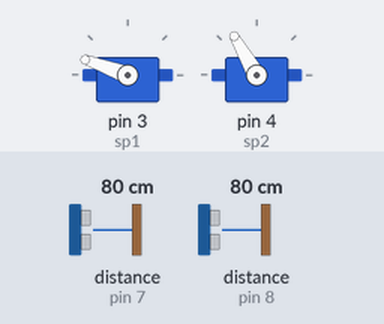
The sketch below on a simulated Arduino Uno, built with avr-gcc and run on an emulated ATmega328P. On the bench: 2 × servo. Wiring (inferred from the names in the program): 2 × ultrasonic range finder: trigger pin 6, echo pin 7 / trigger pin 9, echo pin 8. The test bench sets the inputs (shaded band); at power-on: distance to the obstacle (sensors on pin 7, pin 8) 80 cm. The echo pulse lasts 58.3 µs per cm.

Above: at 1.29 s.
1.3 s: distance to the obstacle (sensor on pin 7) set to 4 cm
At 1.59 s:
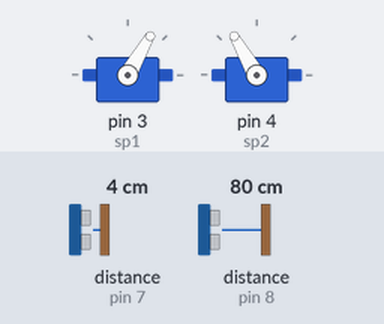
4.3 s: distance to the obstacle (sensor on pin 7) set to 2 cm
At 4.3 s:
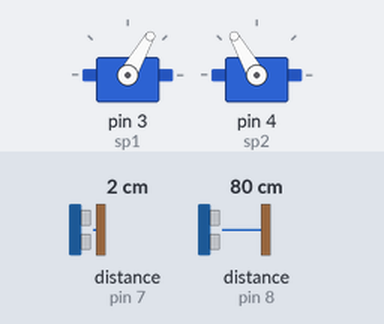
5.8 s: distance to the obstacle (sensor on pin 7) set to 9 cm
At 5.95 s:
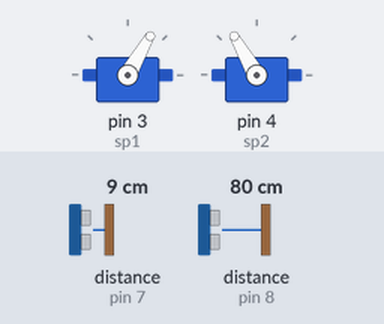
Timing chart, 0 to 14.8 s (numbered marks = the images above; inputs shaded):
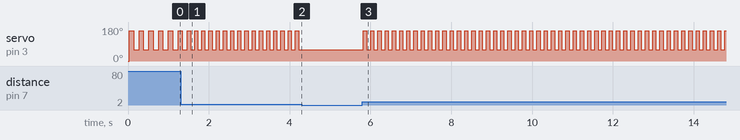

Measured:
- the behaviour switches between 3 and 2 cm on distance to the obstacle (sensor on pin 7) (found by bisection; images 1 and 2)
- after the input at 1.3 s, servo on pin 3 (sp1): alternates 160° for 0.08 s and 60° for 0.10 s, starting after 0.25 s
- after the input at 4.3 s, servo on pin 3 (sp1): stops changing and stays 60°
- after the input at 5.8 s, servo on pin 3 (sp1): alternates 160° for 0.08 s and 60° for 0.10 s, starting at once
- by itself, servo on pin 3 (sp1): alternates 160° for 0.11 s and 60° for 0.14 s

The sketch:

main.ino
```cpp
#include <Servo.h>

const int sp1 = 3;
const int sp2 = 4;
const int ut1 = 6;
const int ue1 = 7;
const int ut2 = 9;
const int ue2 = 8;

Servo s1;
Servo s2;
int a1 = 0;
int a2 = 120;

float dis1;
float dis2;

const int numSamples = 3;
const float graphConstant = 1.4;
const long maxTaps = 10;

float tapAngle = 60;
unsigned long lastTap = 0;
float tapSpeed = 0;

void setup() {
  Serial.begin(9600);
  pinMode(ut1, OUTPUT);
  pinMode(ut2, OUTPUT);
  pinMode(ue1, INPUT);
  pinMode(ue2, INPUT);
  s1.attach(sp1);
  s2.attach(sp2);
  s1.write(a1);
  s2.write(a2);
}

float measureDistance(int trig, int echo) {
  digitalWrite(trig, LOW);
  delayMicroseconds(2);
  digitalWrite(trig, HIGH);
  delayMicroseconds(10);
  digitalWrite(trig, LOW);
  long duration = pulseIn(echo, HIGH, 25000);
  if (duration == 0) return -1;
  float distance = duration * 0.034 / 2;
  if (distance < 2 || distance > 900) return -1;
  return distance;
}

float getStableDistance(int trig, int echo) {
  float sum = 0;
  int count = 0;
  for (int i = 0; i < numSamples; i++) {
    float d = measureDistance(trig, echo);
    if (d > 0) {
      sum += d;
      count++;
    }
  }
  if (count == 0) return -1;
  return sum / count;
}

float distanceToOscFactor(float dist) {
  if (dist < 0) return 0;
  if (dist <= 50) return 1.0;
  if (dist >= 300) return 0.0;
  float norm = (dist - 50.0) / 250.0;
  float val = 1.0 - pow(norm, graphConstant);
  return constrain(val, 0.0, 1.0);
}

void tapAtSpeed(float tapSpeedDelay) {
  s1.write(160);
  delay(600 - tapSpeedDelay);
  s1.write(60);
  delay(600 - tapSpeedDelay);
}

int aggregatedVals = 0;
float aggregatedSum = 0;
float height;
int read = 0;

void loop() {
  dis1 = getStableDistance(ut1, ue1);
  dis2 = getStableDistance(ut2, ue2);
  if (aggregatedVals < 10) {
    if (dis2 > 100) {
      aggregatedSum += dis2;
      aggregatedVals++;
      height = aggregatedSum / aggregatedVals;
    }
  } else {
    if (dis2 > 0) {
      if (read % 5 == 0) {
        aggregatedSum += dis2;
        aggregatedVals++;
        height = aggregatedSum / aggregatedVals;
      }
      if (abs(dis2 - height) > 15 && abs(dis2 - height) < 80) {
        s2.write(230);
      } else {
        s2.write(a2);
      }
    }
  }
  if (dis1 > 0) {
    float oscFactor = distanceToOscFactor(dis1);
    float tapSpeedDelay = oscFactor * 520;
    tapAtSpeed(tapSpeedDelay);
  }
}
```
